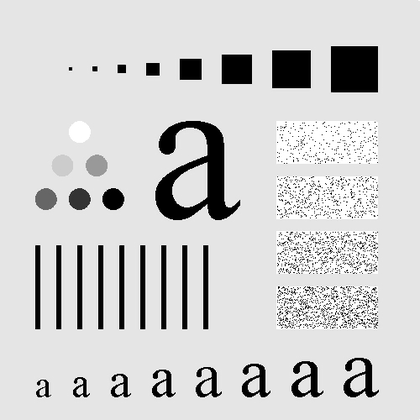
%> input picture I.bmp, 420 x 420 px, shrunk from 500 x 500 before the run
$ octave --eval "Task2IP;"   (GNU Octave 9; MATLAB toolbox functions it lacks are replaced by stand-ins)
%> lines starting %> are read from the running program, lines starting %| are printed output that depends on the picture
% ---------- MAIN ----------
function Task2IP()
    I = imread('I.bmp');
%> I is the input picture: size 420x420 uint8; min 0, max 255, mean 207.2
    fprintf("Enter Number of Desired Filter:::\n\t1.Mean Filter\n\t2.Gaussian 1 (Size,Sigma) Filter\n\t3.Gaussian 2 (Sigma) Filter\n\t4.Laplacian Sharpness\n\t5.Sobel\n\t6.Edge Magnit\n");
    choice = input('Enter Number>>>');
%> the answer given: 3
    if choice == 1
        W = input('Enter Width: ');
        H = input('Enter Height: ');
        mask = MeanMask(W,H);
        res = LinearFilter(I, mask, 'none');
    end
    if choice == 2
        size = input('Enter Size: ');
        sig = input('Enter Sigma: ');
        mask = Gauss1(size,sig);
        res = LinearFilter(I, mask, 'none');
    end
    if choice == 3
        sig = input('Enter Sigma: ');
%> the answer given: 2
        mask = Gauss2(sig);
        res = LinearFilter(I, mask, 'none');
    end
    if choice == 4
        mask = LaplacianSharp();
        res = LinearFilter(I, mask, 'cutoff');
    end
    if choice == 5
        fprintf('Enter Which Direction [1.Horizontal,2.Vertical]\n');
        choice = input('Enter Number>>>');
        if choice == 1
            choice = 'H';
        end
        if choice == 2
            choice = 'V';
        end
        [Sob1,Sob2] = Sobel(choice);
        res1 = LinearFilter(I, Sob1, 'absolute');
        res2 = LinearFilter(I, Sob2, 'absolute');
        res = res1+res2;
    end
    if choice == 6
        res = EdgeMagnit(I);
    end
    imshow(res)
end

% ---------- Main Linear Filteration Function ----------
function res = LinearFilter(I, Filter, Postproc)
%> called with Postproc = 'none'
    [rows, columns] = size(I);
%> rows = 420; columns = 420
    I = padarray(I,[1 1], 0);
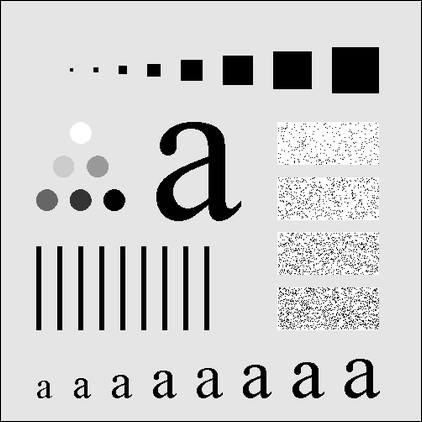
%> I: size 422x422 uint8; min 0, max 255, mean 205.2
    classOfImage = class(I);
%> classOfImage = 'uint8'
    if isa(I,'uint8') || isa(I,'uint16') || isa(I,'int8') || isa(I,'int16') || isa(I,'logical')
        I = cast(I,'single');
%> I: size 422x422 single
        Filter = cast(Filter,'single');
    end
    res = convn(I,Filter,'same');
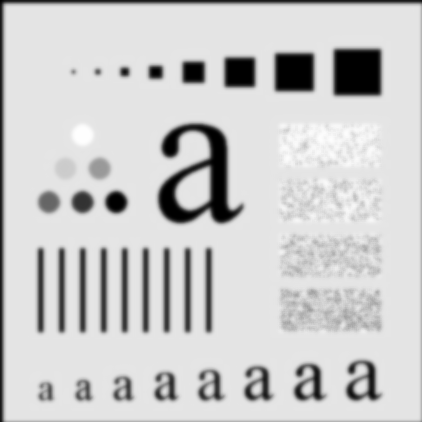
%> res: size 422x422 single; min 0, max 255, mean 203.7
    if(~isa(res,classOfImage))
        res = cast(res, classOfImage);
%> res: size 422x422 uint8
    end
    if strcmpi(Postproc, 'cutoff')
        for i = 1:rows
            for j = 1:columns
                if res(i,j) > 255
                    res(i,j) = 255;
                end
                if res(i,j) < 0
                    res(i,j) = 0;
                end
            end
        end
    end
    if strcmpi(Postproc, 'absolute')
        for i = 1:rows
            for j = 1:columns
                if res(i,j) < 0
                    res(i,j) = abs(res(i,j));
                end
            end
        end
        for i = 1:rows
            for j = 1:columns
                if res(i,j) > 255
                    res(i,j) = 255;
                end
                if res(i,j) < 0
                    res(i,j) = 0;
                end
            end
        end
    end
end
% ----------   MEAN FILTER -----------
% [26 lines left out: functions MeanMask, Gauss1, not called in this run]
% ---------- Gaussian2 Filter ---------
function mask = Gauss2(sig)
    N = cast((3.7*sig) - 0.5, 'uint32');
    maskSize = (2*N)+1;
    halfsize = cast(maskSize/2, 'int32');
    mask = zeros(maskSize,maskSize);
    x = (-halfsize);
    y = (-halfsize);
    if mod(maskSize,2) == 1
        x = x - 1;
        y = y - 1;
    end
    for i = 1:maskSize
        tmp = y;
        for j = 1:maskSize
            p1 = (1/(2*pi*sig*sig));
            p2 = (exp(double(-(x*x + y*y)/(2*sig*sig))));
            y = y+1;
            mask(i,j) = double(p1*p2);
        end
        y = tmp;
        x = x+1;
    end
    mask = mask/sum(mask(:));
end
% ---------- Laplacian Sharpnes -------
% [12 lines left out: function LaplacianSharp, not called in this run]

% ---------- SOBEL ----------
% [10 lines left out: function Sobel, not called in this run]

% ---------- EDGE MAGNIT -----------
% [11 lines left out: function EdgeMagnit, not called in this run]
